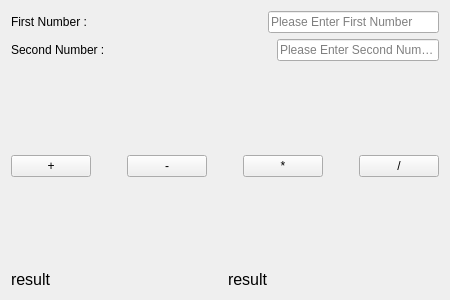
<?xml version="1.0" encoding="UTF-8"?>
<ui version="4.0">
 <class>Form</class>
 <widget class="QWidget" name="Form">
  <property name="geometry">
   <rect>
    <x>0</x>
    <y>0</y>
    <width>450</width>
    <height>300</height>
   </rect>
  </property>
  <property name="windowTitle">
   <string>Form</string>
  </property>
  <layout class="QVBoxLayout" name="verticalLayout">
   <item>
    <layout class="QHBoxLayout" name="horizontalLayout">
     <item>
      <widget class="QLabel" name="firstNumber">
       <property name="text">
        <string>First Number : </string>
       </property>
      </widget>
     </item>
     <item>
      <spacer name="horizontalSpacer">
       <property name="orientation">
        <enum>Qt::Horizontal</enum>
       </property>
       <property name="sizeHint" stdset="0">
        <size>
         <width>40</width>
         <height>20</height>
        </size>
       </property>
      </spacer>
     </item>
     <item>
      <widget class="QLineEdit" name="firstLine">
       <property name="placeholderText">
        <string>Please Enter First Number</string>
       </property>
      </widget>
     </item>
    </layout>
   </item>
   <item>
    <layout class="QHBoxLayout" name="horizontalLayout_2">
     <item>
      <widget class="QLabel" name="secondNumber">
       <property name="text">
        <string>Second Number : </string>
       </property>
      </widget>
     </item>
     <item>
      <spacer name="horizontalSpacer_2">
       <property name="orientation">
        <enum>Qt::Horizontal</enum>
       </property>
       <property name="sizeHint" stdset="0">
        <size>
         <width>40</width>
         <height>20</height>
        </size>
       </property>
      </spacer>
     </item>
     <item>
      <widget class="QLineEdit" name="SecondLine">
       <property name="placeholderText">
        <string>Please Enter Second Number</string>
       </property>
      </widget>
     </item>
    </layout>
   </item>
   <item>
    <spacer name="verticalSpacer">
     <property name="orientation">
      <enum>Qt::Vertical</enum>
     </property>
     <property name="sizeHint" stdset="0">
      <size>
       <width>20</width>
       <height>10</height>
      </size>
     </property>
    </spacer>
   </item>
   <item>
    <layout class="QHBoxLayout" name="horizontalLayout_3">
     <item>
      <widget class="QPushButton" name="addButton">
       <property name="text">
        <string>+</string>
       </property>
      </widget>
     </item>
     <item>
      <spacer name="horizontalSpacer_3">
       <property name="orientation">
        <enum>Qt::Horizontal</enum>
       </property>
       <property name="sizeHint" stdset="0">
        <size>
         <width>40</width>
         <height>20</height>
        </size>
       </property>
      </spacer>
     </item>
     <item>
      <widget class="QPushButton" name="minusButton">
       <property name="text">
        <string>-</string>
       </property>
      </widget>
     </item>
     <item>
      <spacer name="horizontalSpacer_4">
       <property name="orientation">
        <enum>Qt::Horizontal</enum>
       </property>
       <property name="sizeHint" stdset="0">
        <size>
         <width>40</width>
         <height>20</height>
        </size>
       </property>
      </spacer>
     </item>
     <item>
      <widget class="QPushButton" name="multiplicationButton">
       <property name="text">
        <string>*</string>
       </property>
      </widget>
     </item>
     <item>
      <spacer name="horizontalSpacer_5">
       <property name="orientation">
        <enum>Qt::Horizontal</enum>
       </property>
       <property name="sizeHint" stdset="0">
        <size>
         <width>40</width>
         <height>20</height>
        </size>
       </property>
      </spacer>
     </item>
     <item>
      <widget class="QPushButton" name="divideButton">
       <property name="text">
        <string>/</string>
       </property>
      </widget>
     </item>
    </layout>
   </item>
   <item>
    <spacer name="verticalSpacer_2">
     <property name="orientation">
      <enum>Qt::Vertical</enum>
     </property>
     <property name="sizeHint" stdset="0">
      <size>
       <width>20</width>
       <height>40</height>
      </size>
     </property>
    </spacer>
   </item>
   <item>
    <layout class="QHBoxLayout" name="horizontalLayout_4">
     <item>
      <widget class="QLabel" name="resultLabel">
       <property name="font">
        <font>
         <pointsize>12</pointsize>
        </font>
       </property>
       <property name="text">
        <string>result</string>
       </property>
      </widget>
     </item>
     <item>
      <widget class="QLabel" name="Result">
       <property name="font">
        <font>
         <pointsize>12</pointsize>
        </font>
       </property>
       <property name="text">
        <string>result</string>
       </property>
      </widget>
     </item>
    </layout>
   </item>
  </layout>
 </widget>
 <resources/>
 <connections/>
</ui>
